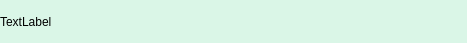
<?xml version="1.0" encoding="UTF-8"?>
<ui version="4.0">
 <class>FriendLabel</class>
 <widget class="QWidget" name="FriendLabel">
  <property name="geometry">
   <rect>
    <x>0</x>
    <y>0</y>
    <width>467</width>
    <height>43</height>
   </rect>
  </property>
  <property name="minimumSize">
   <size>
    <width>0</width>
    <height>43</height>
   </size>
  </property>
  <property name="maximumSize">
   <size>
    <width>16777215</width>
    <height>43</height>
   </size>
  </property>
  <property name="windowTitle">
   <string>Form</string>
  </property>
  <property name="styleSheet">
   <string notr="true">#FriendLabel {
    background: #daf6e7;
    color: #48bf56;
    border-radius: 10px;
}</string>
  </property>
  <layout class="QHBoxLayout" name="horizontalLayout">
   <property name="spacing">
    <number>0</number>
   </property>
   <property name="leftMargin">
    <number>0</number>
   </property>
   <property name="topMargin">
    <number>0</number>
   </property>
   <property name="rightMargin">
    <number>0</number>
   </property>
   <property name="bottomMargin">
    <number>0</number>
   </property>
   <item>
    <widget class="QLabel" name="tip_lb">
     <property name="styleSheet">
      <string notr="true">border-image: url(/res/tiplose.png);</string>
     </property>
     <property name="text">
      <string>TextLabel</string>
     </property>
    </widget>
   </item>
   <item>
    <widget class="QWidget" name="close_wid" native="true">
     <property name="minimumSize">
      <size>
       <width>25</width>
       <height>25</height>
      </size>
     </property>
     <property name="maximumSize">
      <size>
       <width>25</width>
       <height>25</height>
      </size>
     </property>
     <layout class="QHBoxLayout" name="horizontalLayout_2">
      <property name="spacing">
       <number>0</number>
      </property>
      <property name="leftMargin">
       <number>0</number>
      </property>
      <property name="topMargin">
       <number>0</number>
      </property>
      <property name="rightMargin">
       <number>0</number>
      </property>
      <property name="bottomMargin">
       <number>0</number>
      </property>
      <item>
       <widget class="ClickedLabel" name="close_lb">
        <property name="minimumSize">
         <size>
          <width>15</width>
          <height>15</height>
         </size>
        </property>
        <property name="maximumSize">
         <size>
          <width>15</width>
          <height>15</height>
         </size>
        </property>
        <property name="styleSheet">
         <string notr="true">border-image: url(/res/tiplose.png);</string>
        </property>
        <property name="text">
         <string/>
        </property>
       </widget>
      </item>
     </layout>
    </widget>
   </item>
  </layout>
 </widget>
 <customwidgets>
  <customwidget>
   <class>ClickedLabel</class>
   <extends>QLabel</extends>
   <header location="global">clickedlabel.h</header>
  </customwidget>
 </customwidgets>
 <resources/>
 <connections/>
</ui>
